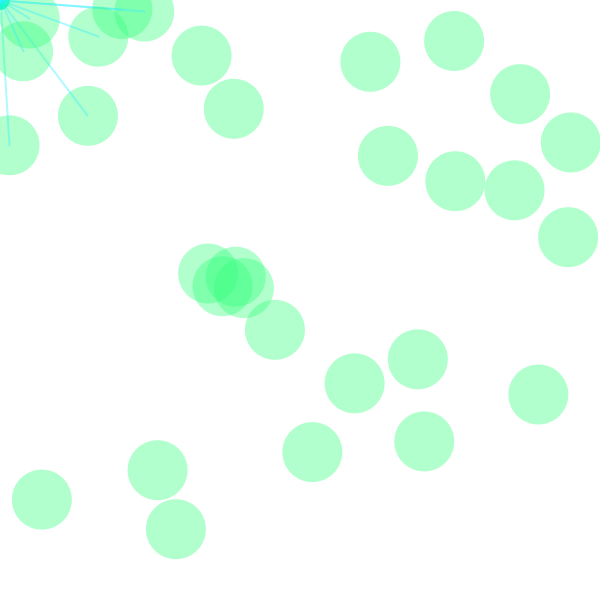
Frame 1 (no input)
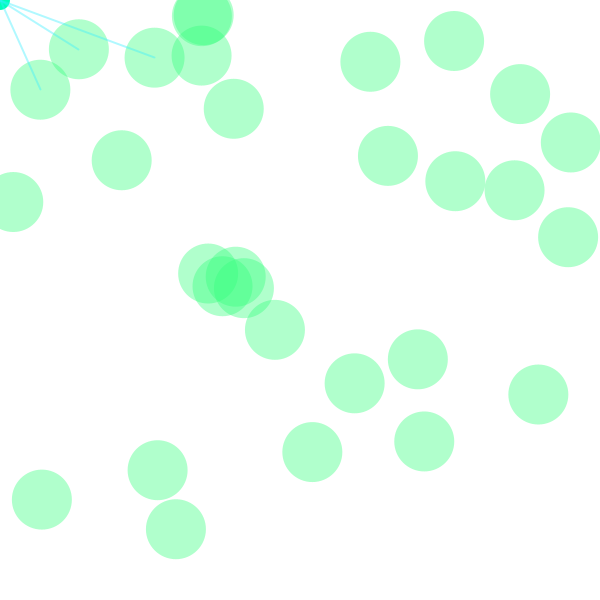
Frame 60 (the mouse pressed at the canvas centre just before this capture)
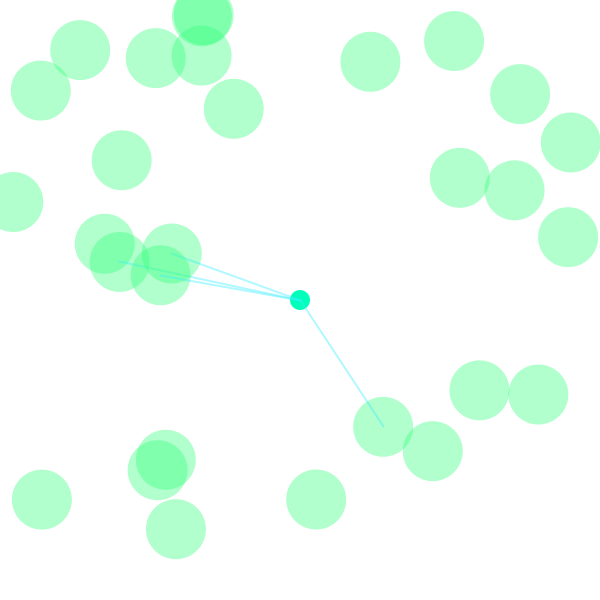
Frame 120 (the mouse held since frame 60 and released just before this capture)

The Processing sketch that drew these frames (run headless with seeded random() and noise(); from frame 60 on, the mouse is pressed at the canvas centre):

// Processing sketch: Gustavo1_alejandose
// ── Gustavo1_alejandose.pde
/*Tomas de Camino
Editado por Gustavo Richmond
 */
int nBolas =30;
float [][] bolas = new float[nBolas][2];
 
void setup() {
  size(600, 600);
  noCursor();
  smooth();
  colorMode(HSB, 255, 255, 255);
  for (int i=0;i<nBolas;i++) {
    bolas[i][0]=random(width);
    bolas[i][1]=random(width);
  }
}
 
void draw() {
  noStroke();
  background(255);
  fill(116, 255, 255);
  ellipse(mouseX, mouseY, 20, 20);//dibuja la elipse del mouse
  fill(100, 200, 255, 100);
  for (int i=0;i<nBolas;i++) {
    float distancia = sqrt(sq(mouseX-bolas[i][0])+sq(mouseY-bolas[i][1]));
    noStroke();
    ellipse(bolas[i][0], bolas[i][1], 60, 60);
    if(distancia<200){
     //calcula la nueva posicion de la bola
     strokeWeight(2);
     stroke(131,200,255,100);
     line(mouseX,mouseY,bolas[i][0],bolas[i][1]);
     bolas[i][0]-=(mouseX-bolas[i][0])/(i*5);
     bolas[i][1]-=(mouseY-bolas[i][1])/(i*5);
    }
  }
}
